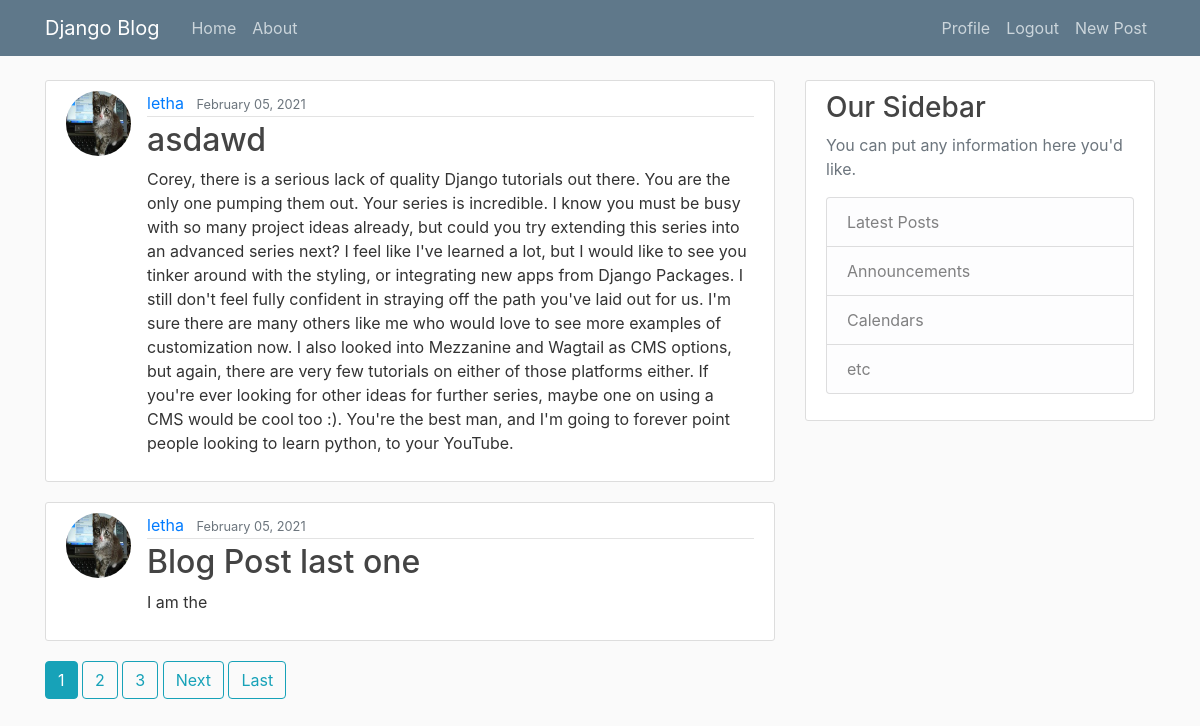
Page /blog/ (signed in) on the committed database.
### Blog/models.py (models this page shows, shortened)
class Post(models.Model):
    title = models.CharField(max_length=100)
    content = models.TextField()
    date_posted = models.DateTimeField(default=timezone.now)
    author = models.ForeignKey(User, on_delete=models.CASCADE)

### users/models.py (models this page shows, shortened)
class Profile(models.Model):
    user = models.OneToOneField(User, on_delete=models.CASCADE);
    image = models.ImageField(default='default.jpg', upload_to='profile_pics');

### Blog/views.py (the view)
# urls.py: path('', PostListView.as_view(), name='blog-home'),
class PostListView(ListView):
    model = Post
    template_name = 'blog/home.html'  # <app>/<model>_<viewtype>.html
    context_object_name = 'posts'
    ordering = ['-date_posted']
    paginate_by = 2

### Blog/templates/Blog/home.html (shortened to what this page needs)
{% extends 'blog/base.html' %}
{% block content %}
    {% for post in posts %}
        <article class="media content-section">
            <img class="rounded-circle article-img" src="{{ post.author.profile.image.url }}">
          <div class="media-body">
            <div class="article-metadata">
              <a class="mr-2" href="#">{{ post.author }}</a>
              <small class="text-muted">{{ post.date_posted|date:"F d, Y"}}</small>
            </div>
            <h2><a class="article-title" href="{% url 'post-detail' post.id%}">{{ post.title }}</a></h2>
            <p class="article-content">{{ post.content }}</p>
          </div>
        </article>
    {% endfor %}
    {% if is_paginated %}
        {% for num in page_obj.paginator.page_range %}
            {% if page_obj.number == num %}
                <a class="btn btn-info mb-4" href="?page={{ num }}">{{ num }}</a>
            {% elif num > page_obj.number|add:'-3' and num < page_obj.number|add:'3' %}
                <a class="btn btn-outline-info mb-4" href="?page={{ num }}">{{ num }}</a>
            {% endif %}
        {% endfor %}
        {% if page_obj.has_next %}
            <a class="btn btn-outline-info mb-4" href="?page={{ page_obj.next_page_number }}">Next</a>
            <a class="btn btn-outline-info mb-4" href="?page={{ page_obj.num_pages }}">Last </a>
        {% endif %}
    {% endif %}
{% endblock content %}

### Blog/static/Blog/blog.css (style rules this page uses)
body { background: #fafafa; color: #333333; margin-top: 5rem; }
h1, h2, h3, h4, h5, h6 { color: #444444; }
.content-section { background: #ffffff; padding: 10px 20px; border: 1px solid #dddddd; border-radius: 3px; margin-bottom: 20px; }
.article-title { color: #444444; }
.article-content { white-space: pre-line; }
.article-img { height: 65px; width: 65px; margin-right: 16px; }
.article-metadata { padding-bottom: 1px; margin-bottom: 4px; border-bottom: 1px solid #e3e3e3 }

### rows in the picture
Post: author.profile.image (picture), author "letha", date_posted "February 05, 2021", title "asdawd", content "Corey, there is a serious lack of quality Django tutorials out there. You are the only one pumping them out. Your series is incredible. I know you must be busy with so many project ideas already, but could you try extending this series into an advanced series next? I feel like I've learned a lot, but I would like to see you tinker around with the styling, or integrating new apps from Django Packages. I still don't feel fully confident in straying off the path you've laid out for us. I'm sure there are many others like me who would love to see more examples of customization now. I also looked into Mezzanine and Wagtail as CMS options, but again, there are very few tutorials on either of…"
Post: author.profile.image (picture), author "letha", date_posted "February 05, 2021", title "Blog Post last one", content "I am the"

### other values in the picture
{{ num }} "1"
{{ num }} "2" "3"
